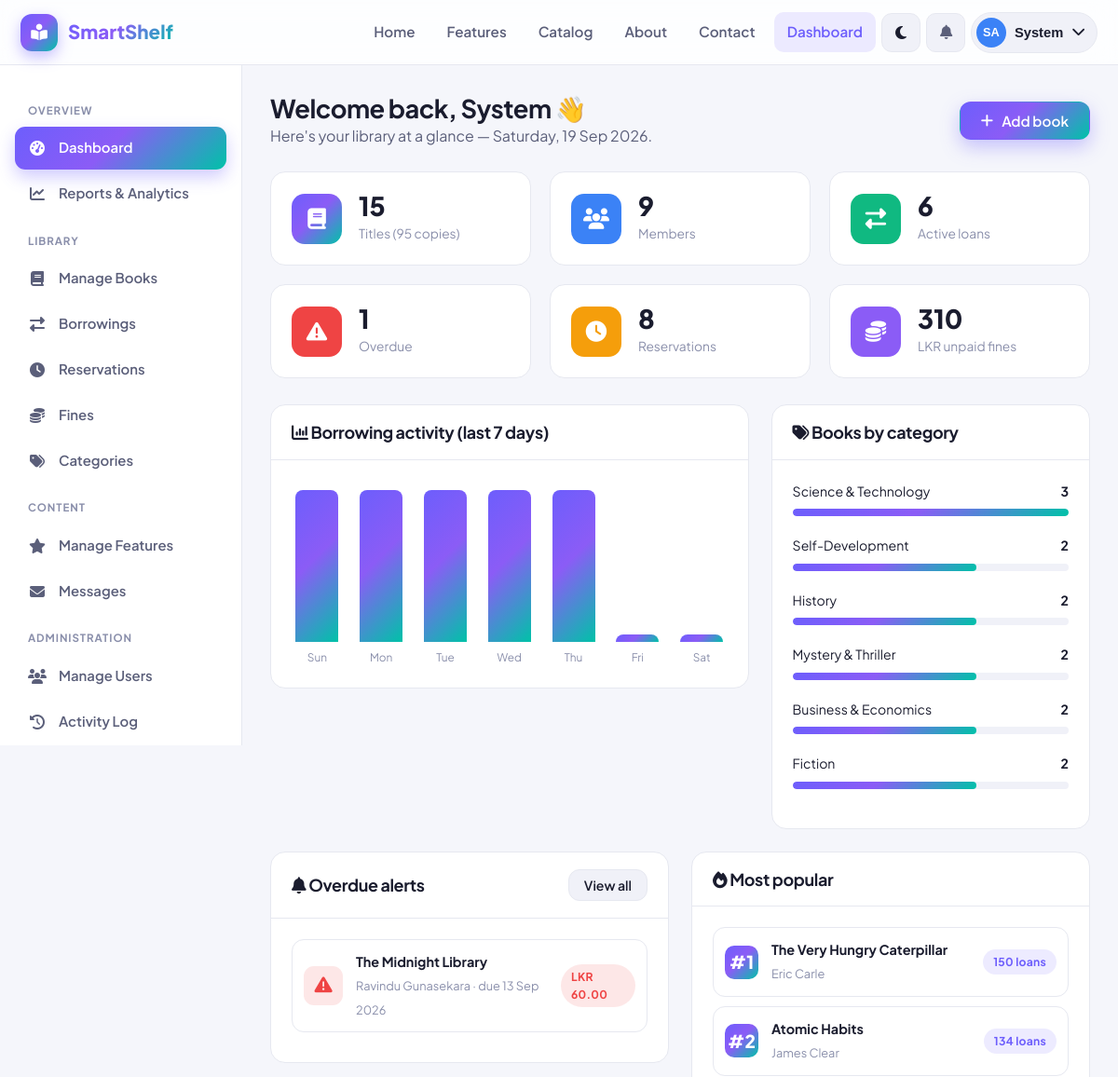
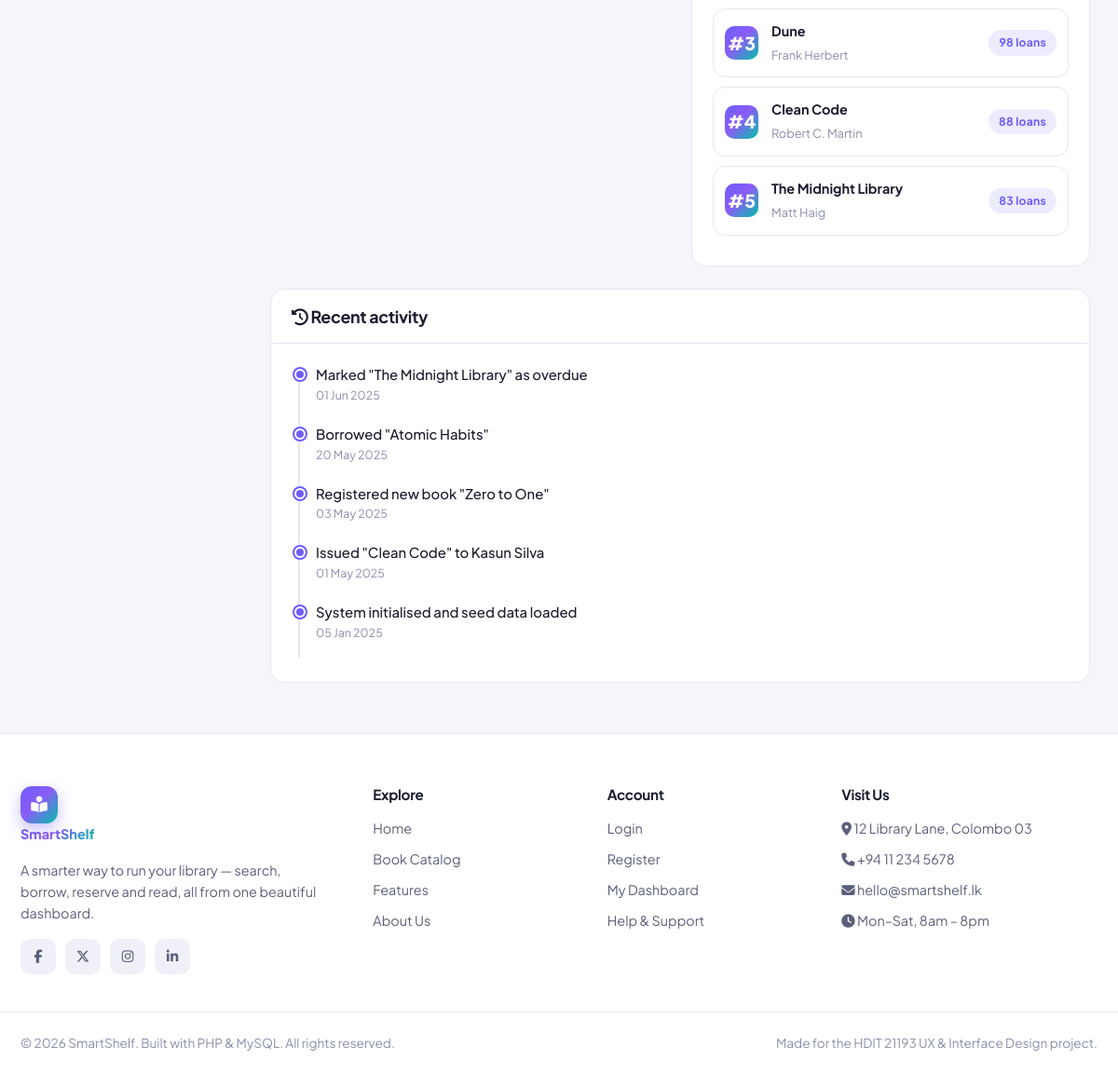
Page /admin_dashboard.php (signed in) on the committed database (2 pictures, top to bottom).
### tables this page shows
CREATE TABLE `borrowings` (
  `borrow_id`    INT(11) NOT NULL AUTO_INCREMENT,
  `user_id`      INT(11) NOT NULL,
  `book_id`      INT(11) NOT NULL,
  `borrow_date`  DATE NOT NULL,
  `due_date`     DATE NOT NULL,
  `return_date`  DATE DEFAULT NULL,
  `status`       ENUM('borrowed','returned','overdue') NOT NULL DEFAULT 'borrowed',
  `fine_amount`  DECIMAL(8,2) NOT NULL DEFAULT 0.00,
  `created_at`   TIMESTAMP NOT NULL DEFAULT CURRENT_TIMESTAMP,
  PRIMARY KEY (`borrow_id`),
  KEY `user_id` (`user_id`),
  KEY `book_id` (`book_id`),
  CONSTRAINT `fk_borrow_user` FOREIGN KEY (`user_id`) REFERENCES `users` (`user_id`) ON DELETE CASCADE,
  CONSTRAINT `fk_borrow_book` FOREIGN KEY (`book_id`) REFERENCES `books` (`book_id`) ON DELETE CASCADE
);

CREATE TABLE `books` (
  `book_id`          INT(11) NOT NULL AUTO_INCREMENT,
  `title`            VARCHAR(200) NOT NULL,
  `author`           VARCHAR(150) NOT NULL,
  `isbn`             VARCHAR(20) DEFAULT NULL,
  `category_id`      INT(11) DEFAULT NULL,
  `description`      TEXT DEFAULT NULL,
  `publisher`        VARCHAR(150) DEFAULT NULL,
  `publish_year`     INT(4) DEFAULT NULL,
  `total_copies`     INT(11) NOT NULL DEFAULT 1,
  `available_copies` INT(11) NOT NULL DEFAULT 1,
  `shelf_location`   VARCHAR(50) DEFAULT NULL,
  `cover_image`      VARCHAR(255) DEFAULT NULL,
  `ebook_file`       VARCHAR(255) DEFAULT NULL,
  `rating`           DECIMAL(2,1) NOT NULL DEFAULT 0.0,
  `views`            INT(11) NOT NULL DEFAULT 0,
  `borrow_count`     INT(11) NOT NULL DEFAULT 0,
  `created_at`       TIMESTAMP NOT NULL DEFAULT CURRENT_TIMESTAMP,
  PRIMARY KEY (`book_id`),
  KEY `category_id` (`category_id`),
  CONSTRAINT `fk_books_category` FOREIGN KEY (`category_id`)
    REFERENCES `categories` (`category_id`) ON DELETE SET NULL
);

CREATE TABLE `users` (
  `user_id`     INT(11) NOT NULL AUTO_INCREMENT,
  `fullname`    VARCHAR(120) NOT NULL,
  `email`       VARCHAR(150) NOT NULL,
  `password`    VARCHAR(255) NOT NULL,
  `role`        ENUM('admin','librarian','member') NOT NULL DEFAULT 'member',
  `phone`       VARCHAR(20) DEFAULT NULL,
  `address`     VARCHAR(255) DEFAULT NULL,
  `avatar`      VARCHAR(255) DEFAULT NULL,
  `status`      ENUM('active','suspended') NOT NULL DEFAULT 'active',
  `created_at`  TIMESTAMP NOT NULL DEFAULT CURRENT_TIMESTAMP,
  PRIMARY KEY (`user_id`),
  UNIQUE KEY `email` (`email`)
);

CREATE TABLE `activity_log` (
  `log_id`     INT(11) NOT NULL AUTO_INCREMENT,
  `user_id`    INT(11) DEFAULT NULL,
  `action`     VARCHAR(255) NOT NULL,
  `created_at` TIMESTAMP NOT NULL DEFAULT CURRENT_TIMESTAMP,
  PRIMARY KEY (`log_id`)
);

### functions.php (called while the page is built, shortened)
<?php
require_once __DIR__ . '/config.php';
function e($value)
{
    return htmlspecialchars($value ?? '', ENT_QUOTES, 'UTF-8');
}
function db_select($sql, $types = '', $params = [])
{
    global $conn;
    $stmt = $conn->prepare($sql);
    if ($types) {
        $stmt->bind_param($types, ...$params);
    }
    $stmt->execute();
    $result = $stmt->get_result();
    $rows = $result ? $result->fetch_all(MYSQLI_ASSOC) : [];
    return $rows;
}
function db_select_one($sql, $types = '', $params = [])
{
    $rows = db_select($sql, $types, $params);
    return $rows[0] ?? null;
}
function db_scalar($sql, $types = '', $params = [])
{
    $row = db_select_one($sql, $types, $params);
    return $row ? array_values($row)[0] : 0;
}
function money($amount)
{
    return CURRENCY . ' ' . number_format((float) $amount, 2);
}
function fdate($date)
{
    return date('d M Y', strtotime($date));
}
function time_ago($datetime)
{
    $diff = time() - strtotime($datetime);
    return date('d M Y', strtotime($datetime));
}

### admin_dashboard.php (the view, shortened to what this page needs)
<?php
require_once __DIR__ . '/../includes/functions.php';
$stats = [
    'books'    => (int) db_scalar("SELECT COUNT(*) FROM books"),
    'copies'   => (int) db_scalar("SELECT COALESCE(SUM(total_copies),0) FROM books"),
    'members'  => (int) db_scalar("SELECT COUNT(*) FROM users WHERE role='member'"),
    'loans'    => (int) db_scalar("SELECT COUNT(*) FROM borrowings WHERE return_date IS NULL"),
    'overdue'  => (int) db_scalar("SELECT COUNT(*) FROM borrowings WHERE status='overdue' AND return_date IS NULL"),
    'reserved' => (int) db_scalar("SELECT COUNT(*) FROM reservations WHERE status IN ('pending','ready')"),
    'fines'    => (float) db_scalar("SELECT COALESCE(SUM(amount),0) FROM fines WHERE status='unpaid'"),
    'unread'   => (int) db_scalar("SELECT COUNT(*) FROM contact_messages WHERE is_read=0"),
];
$weekData = [];
$maxWeek = 1;
for ($i = 6; $i >= 0; $i--) {
    $day = date('Y-m-d', strtotime("-$i days"));
    $count = (int) db_scalar("SELECT COUNT(*) FROM borrowings WHERE borrow_date = ?", 's', [$day]);
    $weekData[] = ['label' => date('D', strtotime($day)), 'count' => $count];
    $maxWeek = max($maxWeek, $count);
}
$catData = db_select(
    "SELECT c.name, COUNT(b.book_id) AS total
     FROM categories c LEFT JOIN books b ON b.category_id = c.category_id
     GROUP BY c.category_id ORDER BY total DESC LIMIT 6"
);
$catMax = 1;
foreach ($catData as $c) { $catMax = max($catMax, (int)$c['total']); }
$popular = db_select(
    "SELECT title, author, borrow_count, rating FROM books ORDER BY borrow_count DESC LIMIT 5"
);
$overdueList = db_select(
    "SELECT br.*, b.title, u.fullname FROM borrowings br
     JOIN books b ON b.book_id = br.book_id
     JOIN users u ON u.user_id = br.user_id
     WHERE br.status='overdue' AND br.return_date IS NULL
     ORDER BY br.due_date ASC LIMIT 5"
);
$activity = db_select("SELECT * FROM activity_log ORDER BY created_at DESC LIMIT 8");
require_once __DIR__ . '/../includes/header.php';
?>
<div class="dash">
    <?php require_once __DIR__ . '/../includes/admin_sidebar.php'; ?>
    <div class="dash-main">
        <div class="dash-header">
            <div>
                <h1>Welcome back, <?= e(explode(' ', $_SESSION['fullname'])[0]) ?> 👋</h1>
                <p class="text-soft">Here's your library at a glance — <?= date('l, d M Y') ?>.</p>
            </div>
            <a href="<?= BASE_URL ?>admin/add_book.php" class="btn btn-primary"><i class="fa-solid fa-plus"></i> Add book</a>
        </div>
        <div class="stat-grid">
            <div class="stat-card"><div class="stat-ico" style="background:var(--brand-grad)"><i class="fa-solid fa-book"></i></div><div><div class="num"><?= $stats['books'] ?></div><div class="lbl">Titles (<?= $stats['copies'] ?> copies)</div></div></div>
            <div class="stat-card"><div class="stat-ico" style="background:#3b82f6"><i class="fa-solid fa-users"></i></div><div><div class="num"><?= $stats['members'] ?></div><div class="lbl">Members</div></div></div>
            <div class="stat-card"><div class="stat-ico" style="background:#10b981"><i class="fa-solid fa-right-left"></i></div><div><div class="num"><?= $stats['loans'] ?></div><div class="lbl">Active loans</div></div></div>
            <div class="stat-card"><div class="stat-ico" style="background:#ef4444"><i class="fa-solid fa-triangle-exclamation"></i></div><div><div class="num"><?= $stats['overdue'] ?></div><div class="lbl">Overdue</div></div></div>
            <div class="stat-card"><div class="stat-ico" style="background:#f59e0b"><i class="fa-solid fa-clock"></i></div><div><div class="num"><?= $stats['reserved'] ?></div><div class="lbl">Reservations</div></div></div>
            <div class="stat-card"><div class="stat-ico" style="background:#8b5cf6"><i class="fa-solid fa-coins"></i></div><div><div class="num"><?= number_format($stats['fines']) ?></div><div class="lbl"><?= CURRENCY ?> unpaid fines</div></div></div>
        </div>
        <div class="grid" style="grid-template-columns:1.5fr 1fr;gap:24px;align-items:start">
            <div class="panel">
                <div class="panel-head"><h2><i class="fa-solid fa-chart-column"></i> Borrowing activity (last 7 days)</h2></div>
                <div class="panel-body">
                    <div class="bar-chart">
                        <?php foreach ($weekData as $d): ?>
                            <div class="bar-col">
                                <div class="bar" style="height:<?= max(4, ($d['count'] / $maxWeek) * 100) ?>%" data-val="<?= $d['count'] ?> loans"></div>
                                <div class="bar-label"><?= $d['label'] ?></div>
                            </div>
                        <?php endforeach; ?>
                    </div>
                </div>
            </div>
            <div class="panel">
                <div class="panel-head"><h2><i class="fa-solid fa-tags"></i> Books by category</h2></div>
                <div class="panel-body">
                    <?php foreach ($catData as $c): ?>
                        <div class="mb-2">
                            <div class="flex between" style="font-size:.88rem;margin-bottom:5px"><span><?= e($c['name']) ?></span><strong><?= (int)$c['total'] ?></strong></div>
                            <div class="pw-meter" style="height:8px"><span style="width:<?= ($c['total'] / $catMax) * 100 ?>%;background:var(--brand-grad)"></span></div>
                        </div>
                    <?php endforeach; ?>
                </div>
            </div>
        </div>
        <div class="grid" style="grid-template-columns:1fr 1fr;gap:24px;align-items:start">
            <div class="panel">
                <div class="panel-head"><h2><i class="fa-solid fa-bell"></i> Overdue alerts</h2><a href="<?= BASE_URL ?>admin/manage_borrowings.php" class="btn btn-ghost btn-sm">View all</a></div>
                <div class="panel-body">
                    <?php if ($overdueList): ?>
                        <?php foreach ($overdueList as $o): ?>
                            <div class="float-book" style="border-color:var(--border)">
                                <div class="float-cover" style="background:var(--red-soft);color:var(--red);width:42px;height:42px;border-radius:11px"><i class="fa-solid fa-triangle-exclamation"></i></div>
                                <div class="meta"><strong style="font-size:.9rem"><?= e($o['title']) ?></strong><span><?= e($o['fullname']) ?> · due <?= fdate($o['due_date']) ?></span></div>
                                <span class="badge badge-red" style="margin-left:auto"><?= money($o['fine_amount']) ?></span>
                            </div>
                        <?php endforeach; ?>
                    <?php else: ?>
                        <div class="empty-state" style="padding:30px"><i class="fa-solid fa-circle-check" style="color:var(--green);opacity:1"></i><h3>No overdue books</h3><p>Everything is on schedule.</p></div>
                    <?php endif; ?>
                </div>
            </div>
            <div class="panel">
                <div class="panel-head"><h2><i class="fa-solid fa-fire"></i> Most popular</h2></div>
                <div class="panel-body">
                    <?php foreach ($popular as $i => $p): ?>
                        <div class="float-book" style="border-color:var(--border)">
                            <div class="float-cover" style="background:var(--brand-grad);width:36px;height:36px;border-radius:10px;font-weight:800">#<?= $i + 1 ?></div>
                            <div class="meta"><strong style="font-size:.9rem"><?= e($p['title']) ?></strong><span><?= e($p['author']) ?></span></div>
                            <span class="badge badge-brand" style="margin-left:auto"><?= (int)$p['borrow_count'] ?> loans</span>
                        </div>
                    <?php endforeach; ?>
                </div>
            </div>
        </div>
        <div class="panel">
            <div class="panel-head"><h2><i class="fa-solid fa-clock-rotate-left"></i> Recent activity</h2></div>
            <div class="panel-body">
                <div class="timeline">
                    <?php foreach ($activity as $a): ?>
                        <div class="timeline-item">
                            <div class="t-text"><?= e($a['action']) ?></div>
                            <div class="t-time"><?= time_ago($a['created_at']) ?></div>
                        </div>
                    <?php endforeach; ?>
                </div>
            </div>
        </div>
    </div>
</div>
<?php require_once __DIR__ . '/../includes/footer.php'; ?>

### rows in the picture
borrowings: book.title "The Midnight Library", user.fullname "Ravindu Gunasekara", due_date "13 Sep 2026", fine_amount "LKR 60.00"
books: title "The Very Hungry Caterpillar", author "Eric Carle", borrow_count "150"
books: title "Atomic Habits", author "James Clear", borrow_count "134"
books: title "Dune", author "Frank Herbert", borrow_count "98"
books: title "Clean Code", author "Robert C. Martin", borrow_count "88"
books: title "The Midnight Library", author "Matt Haig", borrow_count "83"
activity_log: action "Marked \"The Midnight Library\" as overdue", created_at "01 Jun 2025"
activity_log: action "Borrowed \"Atomic Habits\"", created_at "20 May 2025"
activity_log: action "Registered new book \"Zero to One\"", created_at "03 May 2025"
activity_log: action "Issued \"Clean Code\" to Kasun Silva", created_at "01 May 2025"
activity_log: action "System initialised and seed data loaded", created_at "05 Jan 2025"

### other values in the picture
SITE_NAME "SmartShelf"
initials($_SESSION['fullname']) "SA"
explode(' ', $_SESSION['fullname'])[0] "System"
$stats['books'] "15"
$stats['copies'] "95"
$stats['members'] "9"
$stats['loans'] "6"
$stats['overdue'] "1"
$stats['reserved'] "8"
$stats['fines'] "310"
CURRENCY "LKR"
$d['label'] "Sun"
$d['label'] "Mon"
$d['label'] "Tue"
$d['label'] "Wed"
